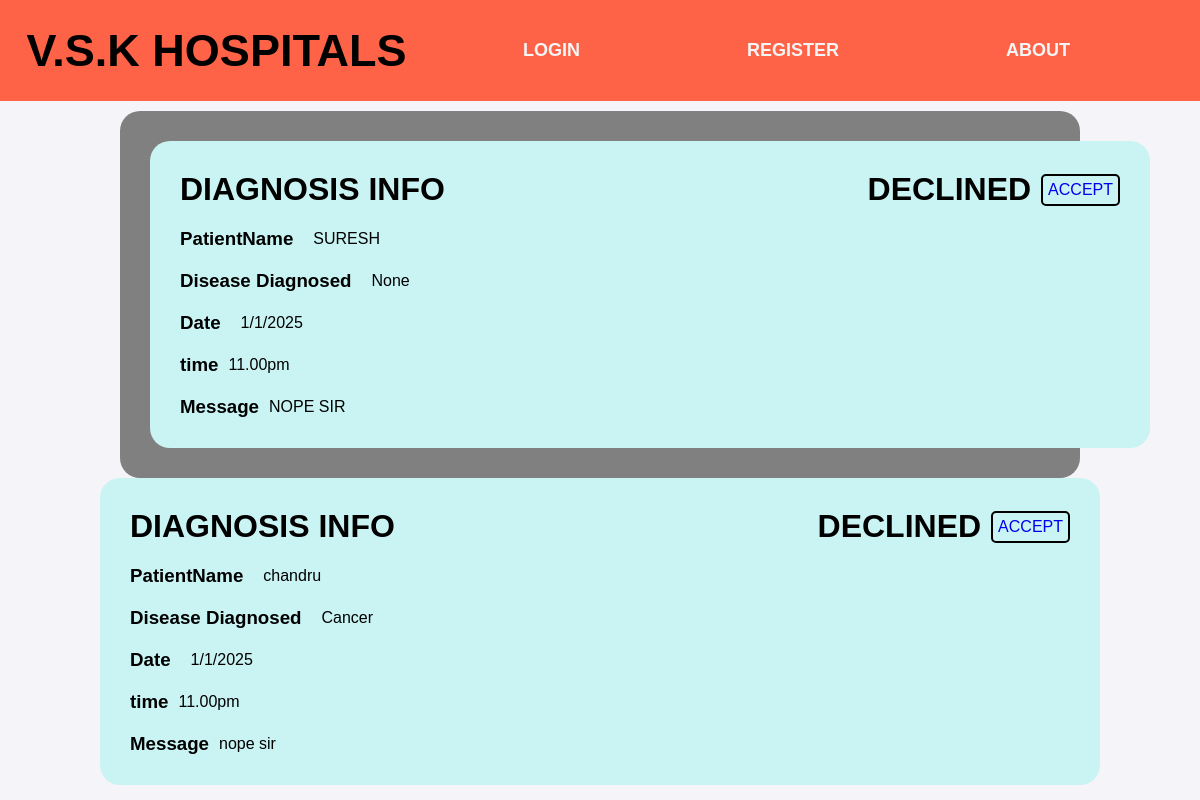
Screenshot of /app1/Declined with the database file from the repository.
### app1/models.py (models this page shows)
class Decline_Model(models.Model):
    patient_name = models.CharField(max_length=100)
    disease_diagnosed = models.CharField(max_length=255)
    date = models.CharField(max_length=200)
    time = models.CharField(max_length=100)
    message_to_doctor = models.TextField()
    doctor = models.CharField(max_length=10)

### app1/views.py (the view)
# urls.py: path('Declined',views.Declined,name='Declined'),
def Declined(request):
    a = Decline_Model.objects.all()
    return render(request,'declined.html', {'data':a})

### app1/templates/declined.html
{% extends 'main.html' %}
{% block code %}
<div class="mycase">
    {% for i in data %}
    <div class="mycasecontainer">
        <div class="edit">
            <h1>DIAGNOSIS INFO</h1>
            <div class="double">
            <h1>DECLINED</h1>
            <a href="{% url 'recover_Accept' i.id %}">ACCEPT</a>
        </div>
            </div>
        <div class="row">
            <h3>PatientName</h3>
            {{i.patient_name}}
        </div>
            <div class="row">
                <h3>Disease Diagnosed </h3>
            {{i.disease_diagnosed}}
        </div>
        <div class="row">
            <h3>Date</h3>
            {{i.date}}
        </div>
        <div class="rows">
            <h3>time</h3>
            {{i.time}}
        </div>
            <div class="rows">
                <h3>Message</h3>
            {{i.message_to_doctor}}
        </div>
        </div>
        </div>
    {% endfor%}
{% endblock code %}

### static/style.css (style rules this page uses)
* { margin: 0; padding: 0; box-sizing: border-box; }
body { font-family: Arial, sans-serif; background-color: #f5f5f5; }
.double { display: flex; justify-content: center; align-items: center; column-gap: 10px; }
.mycase { margin: auto; max-width: 80%; height:fit-content; background-color:grey; margin-top: 10px; padding: 30px; display: flex; flex-direction: column; justify-content:center; align-items:center; row-gap: 20px; border-radius: 20px; }
.mycasecontainer { position: relative; margin: auto; width:1000px; height:fit-content; padding: 30px; display: flex; flex-direction: column; justify-content: start; align-items:start; background-color: rgb(202, 243, 243); border-radius: 20px; row-gap: 20px; }
.row { display: flex; justify-content: center; align-items: center; column-gap: 20px; }
.rows { display: flex; justify-content: center; align-items: center; column-gap: 10px; }
a { text-decoration: none; }
body { font-family: Arial, sans-serif; background-color: #f4f4f9; margin: 0; padding: 0; }

### rows the page displays
Decline_Model: patient_name "SURESH", disease_diagnosed "None", date "1/1/2025", time "11.00pm", message_to_doctor "NOPE SIR"
Decline_Model: patient_name "chandru", disease_diagnosed "Cancer", date "1/1/2025", time "11.00pm", message_to_doctor "nope sir"
